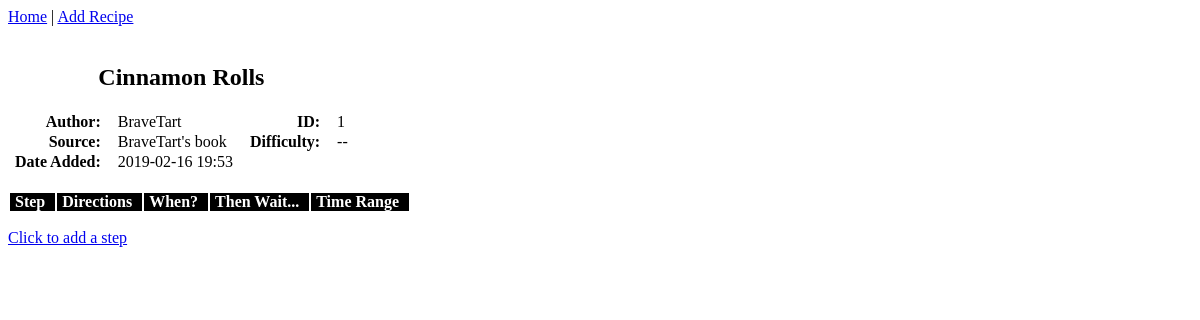
/recipe, run on an earlier commit of the app's database.
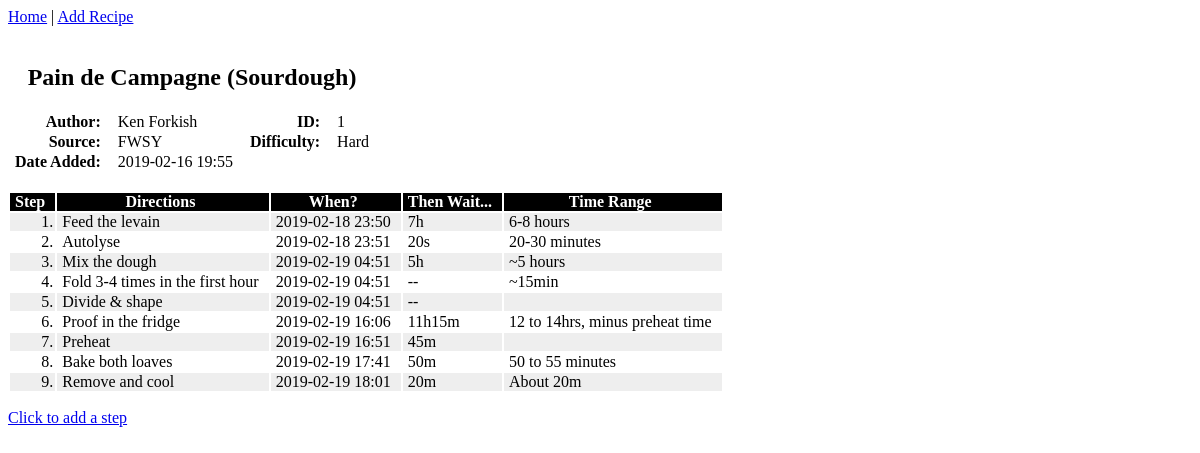
And on a later commit of the database.
### app/models.py (models this page shows, shortened)
class Recipe(db.Model):
    id = db.Column(db.Integer, primary_key=True)
    name = db.Column(db.String(64), index=True, unique=True, nullable=False)
    author = db.Column(db.String(64), index=True)
    source = db.Column(db.String(128), index=True)
    difficulty = db.Column(db.String(1), index=True)
    date_added = db.Column(db.DateTime, index=True, default=datetime.utcnow())
    steps = db.relationship('Step', backref='recipe', lazy='dynamic')

class Step(db.Model):
    id = db.Column(db.Integer, primary_key=True)
    recipe_id = db.Column(db.Integer, db.ForeignKey('recipe.id'), nullable=False)
    number = db.Column(db.Integer, index=True)
    text = db.Column(db.String, index=True)
    then_wait = db.Column(db.Integer)
    wait_time_range = db.Column(db.String(64))

### app/routes.py (the view)
@breadapp.route('/recipe')
def view_recipe():
    recipe_id = request.args.get('id') or 1
    recipe = add_recipe_ui_fields(Recipe.query.filter_by(id=recipe_id).first())
    steps = set_when(Step.query.filter_by(recipe_id=recipe_id).order_by(Step.number).all())
    return render_template('steps.html', title='View Recipe', recipe=recipe, steps=steps)

### app/routes.py (called while the page is built)
def time_string(num):
    if num is None: return ''
    else:
        hours = num // 3600
        if hours == 0:
            hstr = ''
        else:
            hstr = str(hours) + 'h'
        num %= 3600
        minutes = num // 60
        if minutes == 0:
            mstr = ''
        else:
            mstr = str(minutes) + 'm'
        num %= 60
        seconds = num
        if seconds == 0:
            sstr = ''
        else:
            sstr = str(seconds) + 's'
        return hstr + mstr + sstr

def set_when(steps):
    i=0
    when = datetime.now()
    for s in steps:
        if i == 0:
            s.when = when.strftime('%Y-%m-%d %H:%M')
            s.then_wait_ui = time_string(s.then_wait)
        else:
            if s.then_wait is None or s.then_wait == 0:
                s.when = when.strftime('%Y-%m-%d %H:%M')
                s.then_wait_ui = '--'
            else:
                s.when = (when + timedelta(seconds=s.then_wait)).strftime('%Y-%m-%d %H:%M')
                when += timedelta(seconds=s.then_wait)
                s.then_wait_ui = time_string(s.then_wait)
        i += 1
    return steps

### app/templates/steps.html (shortened to what this page needs)
{% extends "recipe.html" %}
{% block steps_list %}
    <div id="steps">
        <table id="steps_list">
            <tr id="step_header_row">
                <th>Step</th>
                <th>Directions</th>
                <th>When?</th>
                <th>Then Wait...</th>
                <th>Time Range</th>
            </tr>
            {% for step in steps %}
                <tr id="step_row">
                    <td id="step_number">{{ step.number }}.</td>
                    <td>{{ step.text }}</td>
                    <td>{{ step.when }}</td>
                    <td>{{ step.then_wait_ui }}</td>
                    <td>{{ step.wait_time_range }}</td>
                </tr>
            {% endfor %}
        </table>
    </div>
    {% if not sform %}
        <div id="ask_add_step">
            <p><a href="/add_step?id={{ recipe.id }}">Click to add a step</a></p>
        </div>
    {% endif %}
{% endblock %}

### app/templates/recipe.html
{% extends "base.html" %}
{% block content %}
    <div id="recipe_display">
        <table id="single_recipe">
            <tr id="recipe_title_row">
                <td colspan="4"><h2>{{ recipe.name }}</h2></td>
            </tr>
            <tr id="recipe_row1">
                <th>Author:</th>
                <td>{{ recipe.author }}</td>
                <th>ID:</th>
                <td>{{ recipe.id }}</td>
            </tr>
            <tr id="recipe_row2">
                <th>Source:</th>
                <td>{{ recipe.source }}</td>
                <th>Difficulty:</th>
                <td>{{ recipe.difficulty_ui }}</td>
            </tr>
            <tr id="recipe_row3">
                <th>Date Added:</th>
                <td>{{ recipe.date_added_ui }}</td>
            </tr>
        </table>
    </div>
    <br>
    {% block steps_list %}
    {% endblock %}
{% endblock %}

What changed in the data, as far as the page shows it:
changed Recipe id 1: name "Cinnamon Rolls" → "Pain de Campagne (Sourdough)"; author "BraveTart" → "Ken Forkish"; source "BraveTart's book" → "FWSY"
now on this page (row edited): Step: number "1", text "Feed the levain", when "2019-02-18 23:50", then_wait_ui "7h", wait_time_range "6-8 hours"
now on this page (row edited): Step: number "2", text "Autolyse", when "2019-02-18 23:51", then_wait_ui "20s", wait_time_range "20-30 minutes"
now on this page (row edited): Step: number "3", text "Mix the dough", when "2019-02-19 04:51", then_wait_ui "5h", wait_time_range "~5 hours"
now on this page (row edited): Step: number "4", text "Fold 3-4 times in the first hour", when "2019-02-19 04:51", then_wait_ui "--", wait_time_range "~15min"
now on this page (row edited): Step: number "5", text "Divide & shape", when "2019-02-19 04:51", then_wait_ui "--"
now on this page (row edited): Step: number "6", text "Proof in the fridge", when "2019-02-19 16:06", then_wait_ui "11h15m", wait_time_range "12 to 14hrs, minus preheat time"
now on this page (row edited): Step: number "7", text "Preheat", when "2019-02-19 16:51", then_wait_ui "45m"
added Step: number "8", text "Bake both loaves", when "2019-02-19 17:41", then_wait_ui "50m", wait_time_range "50 to 55 minutes"
added Step: number "9", text "Remove and cool", when "2019-02-19 18:01", then_wait_ui "20m", wait_time_range "About 20m"
Also different on the page:
{{ recipe.difficulty_ui }}: "--" → "Hard"
{{ recipe.date_added_ui }}: "2019-02-16 19:53" → "2019-02-16 19:55"
